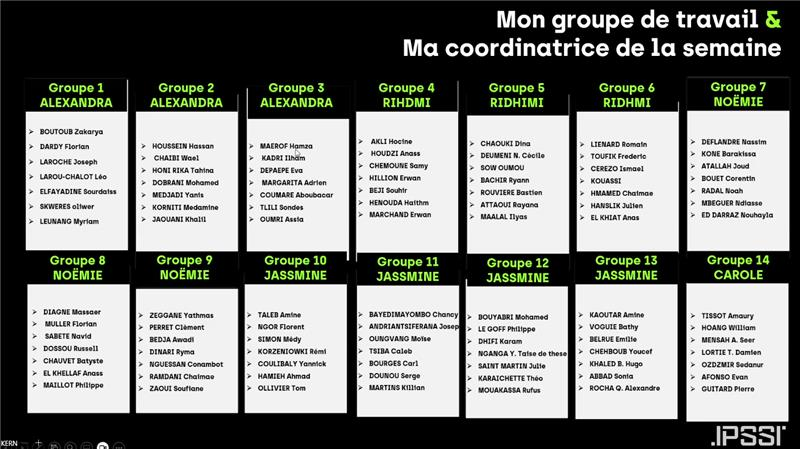
#> input picture data-lake/les groupes.jpg, 800 x 449 px
$ python -i ocr.py   (imports and definitions only)
#> lines starting #> are read from the running program, lines starting #| are printed output that depends on the picture; after the words box and inside, x2 and y2 are one past the last pixel; in counts of white or black regions, pixels touching at a corner belong together
"""
OCR module for text extraction from document images using Tesseract.
"""

import pytesseract
from PIL import Image
import cv2
import numpy as np
import logging
from .config import Config

logger = logging.getLogger(__name__)


class OCR:
    """Tesseract OCR wrapper for extracting text from images."""

    def __init__(self, lang='eng', config=''):
        """
        Initialize OCR engine.

        Args:
            lang: Language code for Tesseract (default: 'eng')
            config: Additional Tesseract configuration parameters
        """
        self.lang = lang or Config.DEFAULT_LANG
        self.config = config or Config.OCR_CONFIG

        # Load Tesseract path from environment if available
        tesseract_path = Config.TESSERACT_PATH
        if tesseract_path:
            pytesseract.pytesseract.tesseract_cmd = tesseract_path
            logger.info(f"Tesseract path set to: {tesseract_path}")

    def extract_text(self, image) -> str:
        """
        Extract text from an image.

        Args:
            image: PIL Image object or numpy array, or path to image file

        Returns:
            Extracted text as string
        """
#> called with image = '../data-lake/les groupes.jpg'
        try:
            if isinstance(image, str):
                image = Image.open(image)
#> image is the input picture: PIL image 800x449 RGB; mean R, G, B 129.4, 131.1, 127.9
            elif isinstance(image, np.ndarray):
                image = Image.fromarray(image)

            # Preprocess image for better OCR results
            logger.debug("Preprocessing image...")
            preprocessed = self.preprocess_image(image, enhance=True)

            logger.debug(f"Extracting text with language: {self.lang}, config: {self.config}")
            text = pytesseract.image_to_string(
                preprocessed if isinstance(preprocessed, Image.Image) else Image.fromarray(preprocessed),
                lang=self.lang,
                config=self.config
            )

            extracted = text.strip()
            logger.info(f"Text extracted: {len(extracted)} characters")
            return extracted

        except Exception as e:
            logger.error(f"Text extraction failed: {e}")
            raise

    def extract_text_from_path(self, image_path: str) -> str:
        """
        Extract text from an image file path.

        Args:
            image_path: Path to the image file

        Returns:
            Extracted text as string
        """
        return self.extract_text(image_path)

    def extract_regions(self, regions: dict) -> dict:
        """
        Extract text from multiple cropped regions.

        Args:
            regions: Dictionary mapping region names to PIL Images

        Returns:
            Dictionary mapping region names to extracted text
        """
        results = {}
        for region_name, region_image in regions.items():
            text = self.extract_text(region_image)
            results[region_name] = text
        return results

    @staticmethod
    def preprocess_image(image, enhance=True) -> np.ndarray:
        """
        Preprocess image for better OCR results.

        Args:
            image: Input image (PIL Image or numpy array)
            enhance: Whether to apply enhancement

        Returns:
            Preprocessed image as numpy array
        """
#> called with enhance = True
        if isinstance(image, Image.Image):
            image = np.array(image)

        if enhance:
            logger.debug("Applying image enhancement...")
            # Convert to grayscale
            gray = cv2.cvtColor(image, cv2.COLOR_RGB2GRAY)
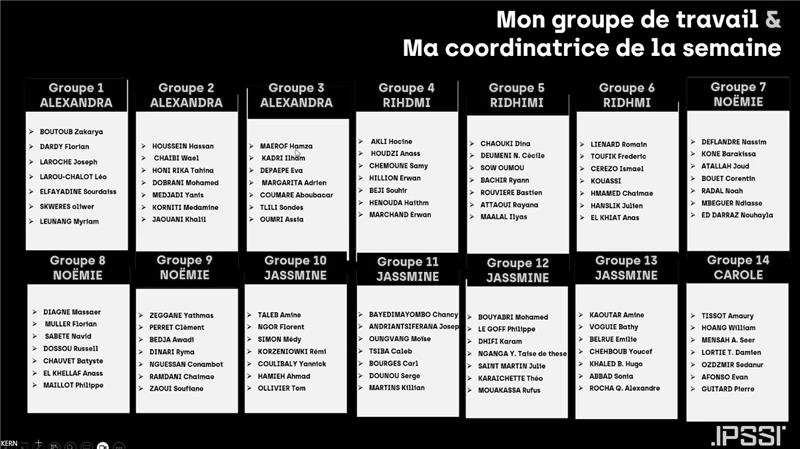
#> gray: shape (449, 800); min 0, max 255, mean 130.2

            # Apply denoising
            denoised = cv2.fastNlMeansDenoising(gray, None, Config.DENOISE_STRENGTH, 7, 21)

            # Apply adaptive thresholding with multiple methods
            # Method 1: Gaussian adaptive threshold
            thresh1 = cv2.adaptiveThreshold(
                denoised, 255, cv2.ADAPTIVE_THRESH_GAUSSIAN_C,
                cv2.THRESH_BINARY, 11, 2
            )
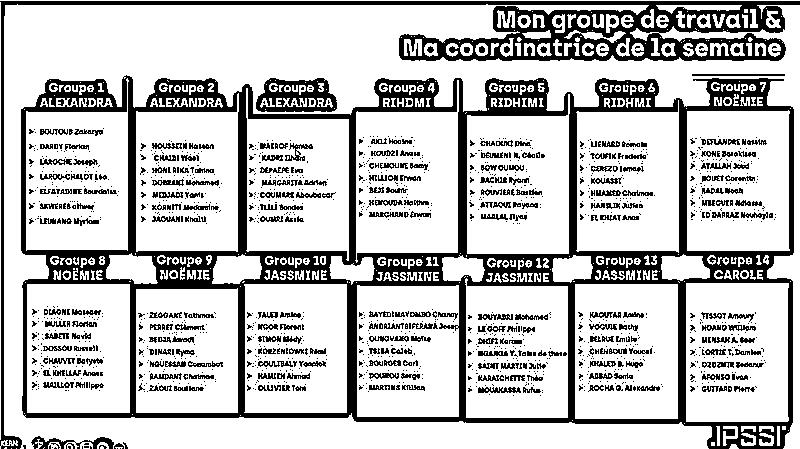
#> thresh1: shape (449, 800); 76.1% white; 1552 black regions (1228 under 20 px), largest, box (x1, y1, x2, y2) and area: (21, 75, 794, 449) 46211, (0, 1, 800, 449) 14474, (256, 78, 337, 112) 1620

            # Method 2: Mean adaptive threshold
            thresh2 = cv2.adaptiveThreshold(
                denoised, 255, cv2.ADAPTIVE_THRESH_MEAN_C,
                cv2.THRESH_BINARY, 11, 2
            )
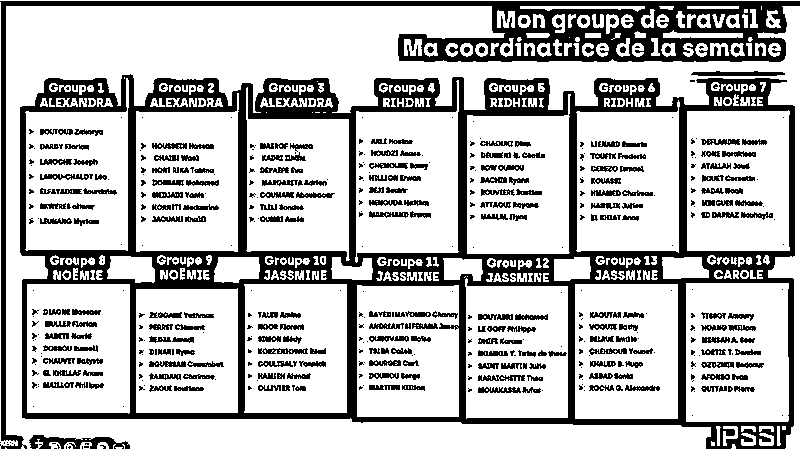
#> thresh2: shape (449, 800); 73.7% white; 597 black regions (336 under 20 px), largest, box (x1, y1, x2, y2) and area: (20, 74, 795, 449) 51081, (0, 1, 800, 449) 17615, (29, 435, 130, 449) 730

            # Combine both methods - take the brighter pixels (more text)
            combined = cv2.max(thresh1, thresh2)
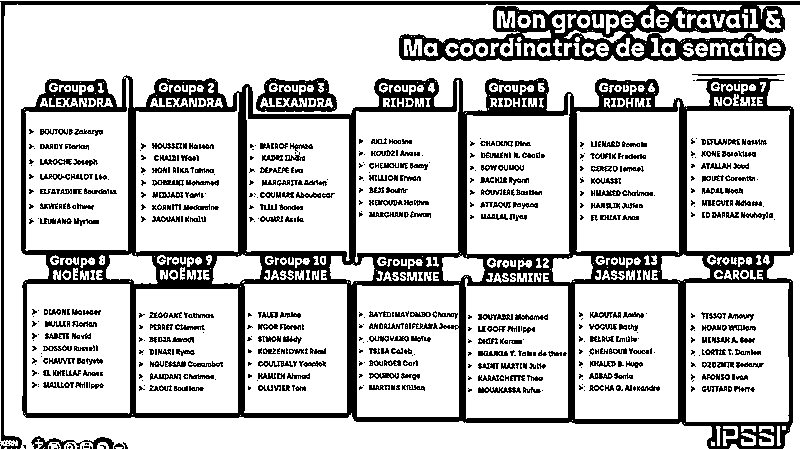
#> combined: shape (449, 800); 76.8% white; 729 black regions (405 under 20 px), largest, box (x1, y1, x2, y2) and area: (21, 75, 794, 449) 45402, (0, 1, 800, 449) 14235, (256, 78, 337, 112) 1561

            # Morphological operations to connect broken text
            kernel = np.ones(Config.MORPH_KERNEL_SIZE, np.uint8)
            dilated = cv2.dilate(combined, kernel, iterations=1)
            eroded = cv2.erode(dilated, kernel, iterations=1)

            logger.debug("Image enhancement complete")
            return eroded

        return image

#> (the run stopped early here; a loop or call above may not have finished)

$ run again, on data-lake/Critère_éval.png
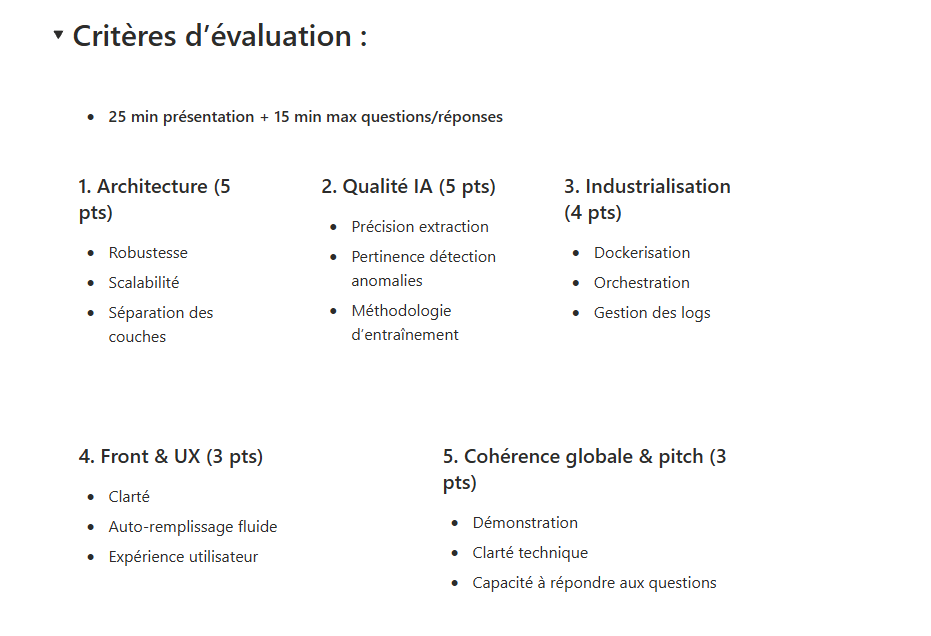
#> input picture data-lake/Critère_éval.png, 931 x 636 px
#> in extract_text, image is the input picture: PIL image 931x636 RGBA; mean R, G, B, A 249.8, 249.8, 249.8, 255
#> in preprocess_image, `thresh1 = cv2.adaptiveThreshold( denoised, 255, cv2.ADAPTIVE_THRESH_GA..`:
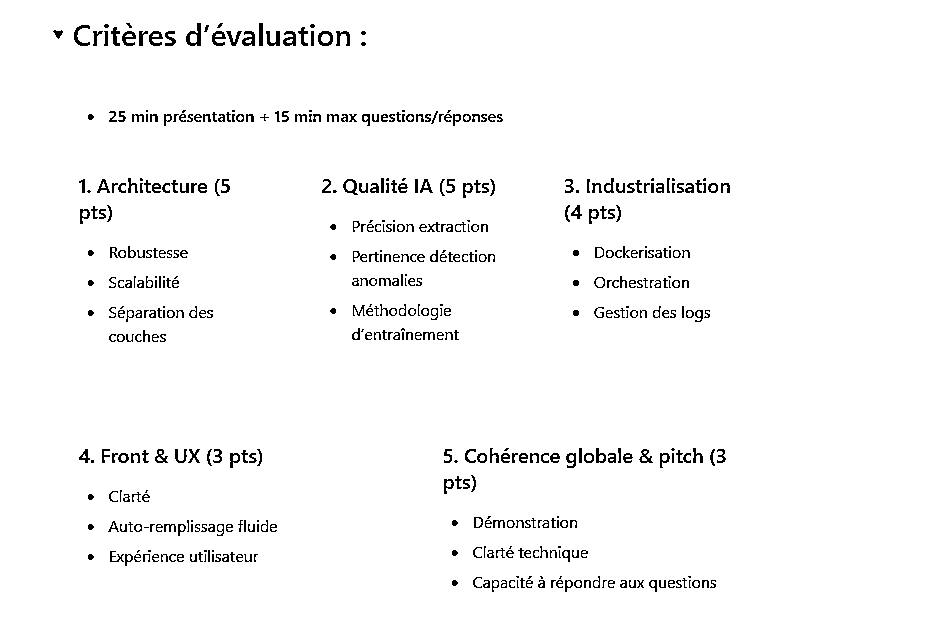
#> thresh1: shape (636, 931); 97.1% white; black in thin lines or dots, all inside (x1, y1, x2, y2) = (53, 23, 730, 592)
#> in preprocess_image, `thresh2 = cv2.adaptiveThreshold( denoised, 255, cv2.ADAPTIVE_THRESH_ME..`:
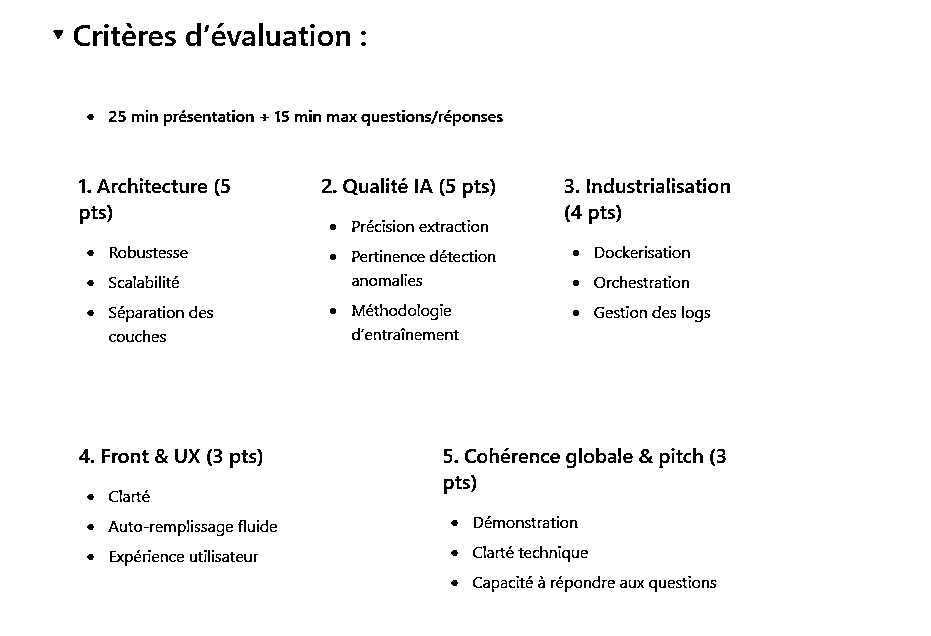
#> thresh2: shape (636, 931); 96.9% white; black in thin lines or dots, all inside (x1, y1, x2, y2) = (53, 23, 730, 592)
